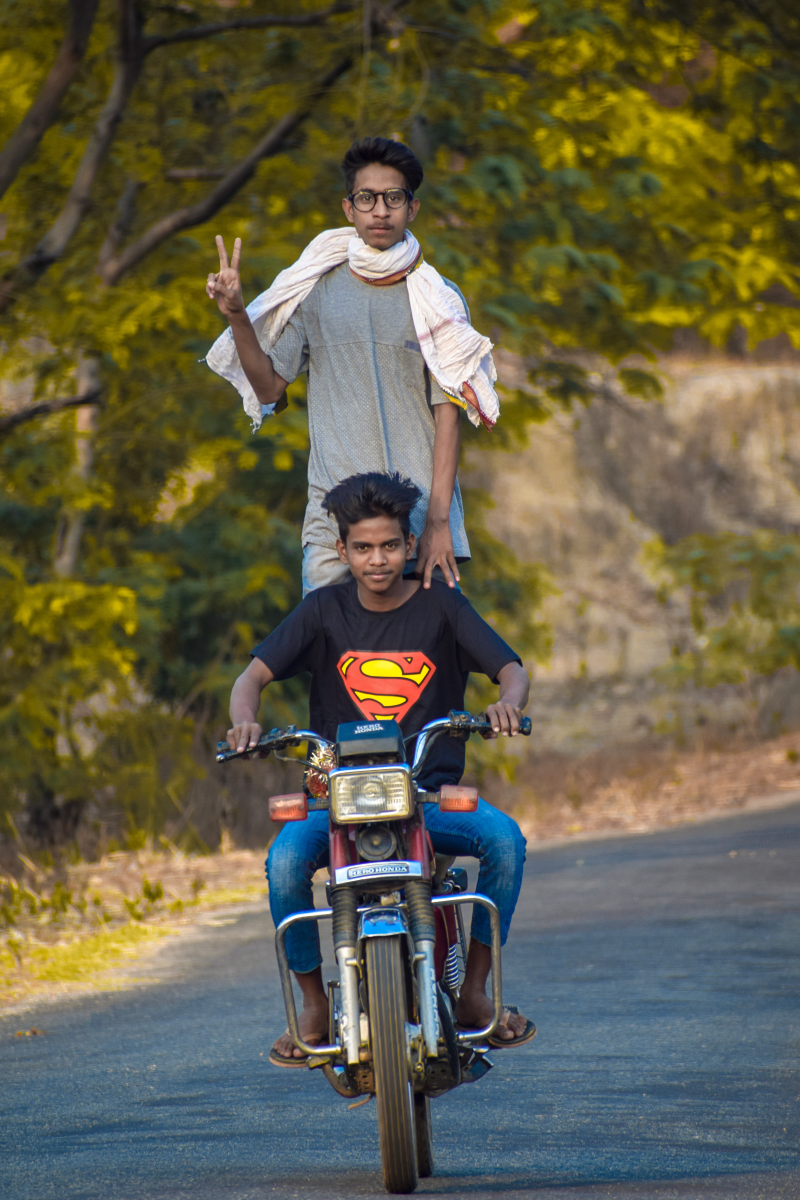
#> input picture OpenCv/Images/b1.jpg, 4000 x 6000 px, found by its file name (shown at 1/5 size); its folder holds only this picture in this run
$ python facedetection.py
#> lines starting #> are read from the running program, lines starting #| are printed output that depends on the picture
### OpenCv/project_face_recognition/image_resized.py
import cv2 as cv
from matplotlib import image
import numpy as np
import os


# resizing images but also saving it ratio
def resizeimg(img, size, interpolation = cv.INTER_CUBIC):
  h, w = img.shape[:2]
  c = None if len(img.shape) < 3 else img.shape[2]
  if h == w: return cv.resize(img, (size, size), interpolation)
  if h > w: dif = h
  else:     dif = w
  x_pos = int((dif - w)/2.)
  y_pos = int((dif - h)/2.)
  if c is None:
    mask = np.zeros((dif, dif), dtype=img.dtype)
    mask[y_pos:y_pos+h, x_pos:x_pos+w] = img[:h, :w]
  else:
    mask = np.zeros((dif, dif, c), dtype=img.dtype)
    mask[y_pos:y_pos+h, x_pos:x_pos+w, :] = img[:h, :w, :]
  return cv.resize(mask, (size, size), interpolation)


#open all the images in a folder
def allimg(folder):
    image =load_images_from_folder(folder)
#> in load_images_from_folder, img is the input picture: shape (6000, 4000, 3); mean B, G, R 72.4, 94.5, 98.4
#> image = 1 item
    imlist=[]
    i = 0
    for img in image:
        name = "img" + str(i)
        imlist.append(resizeimg(img, 500))
#> this loop made 1 pass
#> (name, h in resizeimg, w in resizeimg, c in resizeimg, dif in resizeimg, x_pos in resizeimg, y_pos in resizeimg) on pass 1: ('img0', 6000, 4000, 3, 6000, 1000, 0)
#> after the loop, imlist = 1 item

    return imlist


# load_images_from_folder
def load_images_from_folder(folder):
    images = []
    for filename in os.listdir(folder):
        img = cv.imread(os.path.join(folder,filename))
        if img is not None:
            images.append(img)
    return images

### OpenCv/project_face_recognition/facedetection.py
import cv2 as cv
import image_resized as ir


img_list =ir.allimg(r"C:\Users\mridu\Desktop\agnext\Agnext\OpenCv\Images")
#> img_list = 1 item


for img in img_list:
    gray = cv.cvtColor(img, cv.COLOR_BGR2GRAY)
    # cv.imshow('gray',gray)

    haar_cascade = cv.CascadeClassifier('project_face_recognition\haar_face.xml')

    face_rect = haar_cascade.detectMultiScale(gray, scaleFactor=1.1, minNeighbors=3)

    print(f"Number of faces detected: {len(face_rect)}")

    for (x,y,w,h) in face_rect:
        cv.rectangle(img, (x,y), (x+w, y+h), (0,255,0), 2)

    cv.imshow("dected faces", img)
    cv.waitKey(2200)
#> this loop made 1 pass
#> face_rect on pass 1: [[225, 216, 31, 31], [226, 70, 33, 33]]
#| Number of faces detected: 2
#> pass 1, `gray = cv.cvtColor(img, cv.COLOR_BGR2GRAY)`:
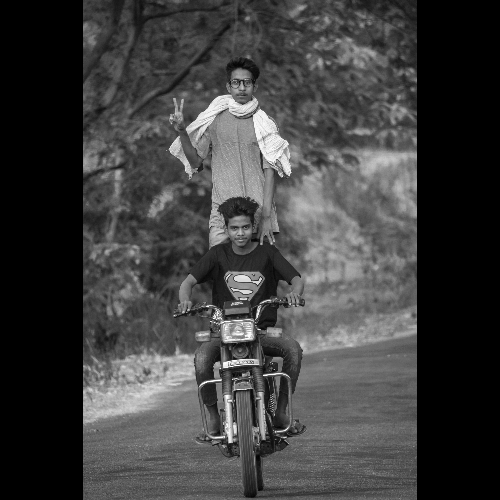
#> gray: shape (500, 500); min 0, max 255, mean 62.3
#> pass 1, `cv.imshow("dected faces", img)`:
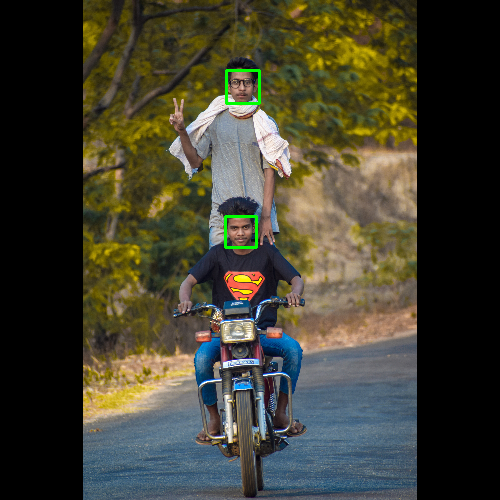
#> window 'dected faces': shape (500, 500, 3); mean B, G, R 48.2, 63.8, 65.6

$ run again, on OpenCv/Images/deer.jpg
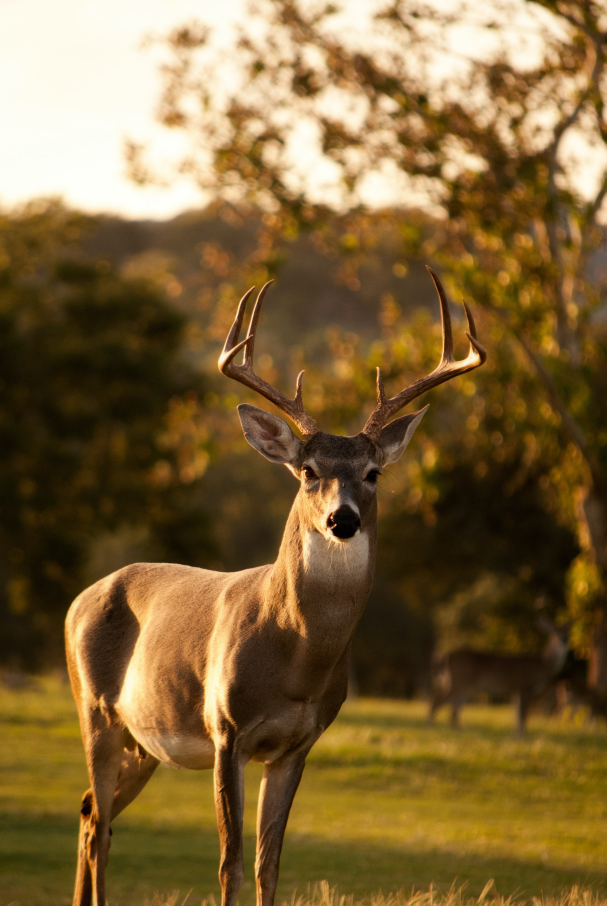
#> input picture OpenCv/Images/deer.jpg, 2425 x 3622 px, found by its file name (shown at 1/4 size)
#> in load_images_from_folder, img is the input picture: shape (3622, 2425, 3); mean B, G, R 57.6, 100.4, 126.1
#> image = 1 item
#> the loop in allimg, `for img in image:` made 1 pass
#> (name, h in resizeimg, w in resizeimg, c in resizeimg, dif in resizeimg, x_pos in resizeimg, y_pos in resizeimg) on pass 1: ('img0', 3622, 2425, 3, 3622, 598, 0)
#> the loop `for img in img_list:` made 1 pass
#> face_rect on pass 1: [[360, 7, 26, 26]]
#> (printed output is left out)
#> pass 1, `gray = cv.cvtColor(img, cv.COLOR_BGR2GRAY)`:
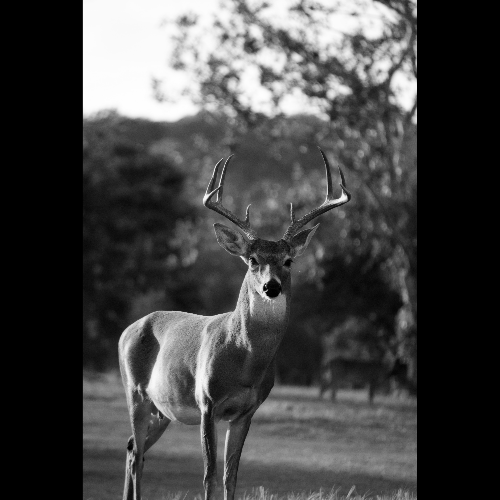
#> gray: shape (500, 500); min 0, max 254, mean 68.9
#> pass 1, `cv.imshow("dected faces", img)`:
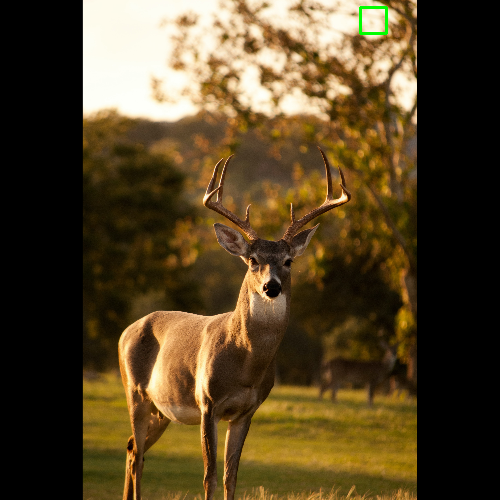
#> window 'dected faces': shape (500, 500, 3); mean B, G, R 38.2, 67.1, 83.9

$ run again, on OpenCv/Images/fox.jpg
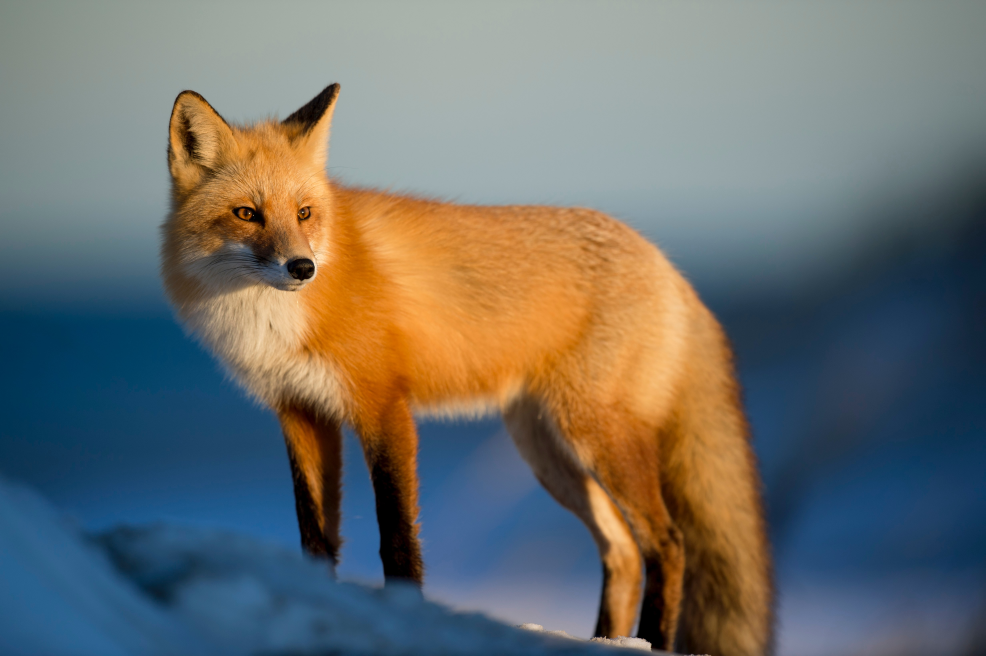
#> input picture OpenCv/Images/fox.jpg, 4928 x 3280 px, found by its file name (shown at 1/5 size)
#> in load_images_from_folder, img is the input picture: shape (3280, 4928, 3); mean B, G, R 107, 110.9, 109.3
#> image = 1 item
#> the loop in allimg, `for img in image:` made 1 pass
#> (name, h in resizeimg, w in resizeimg, c in resizeimg, dif in resizeimg, x_pos in resizeimg, y_pos in resizeimg) on pass 1: ('img0', 3280, 4928, 3, 4928, 0, 824)
#> the loop `for img in img_list:` made 1 pass
#| Number of faces detected: 0
#> pass 1, `gray = cv.cvtColor(img, cv.COLOR_BGR2GRAY)`:
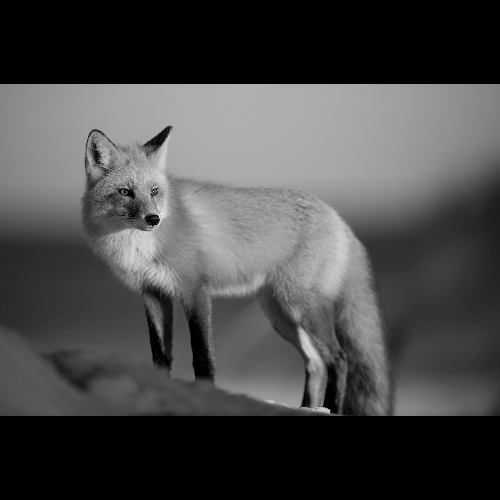
#> gray: shape (500, 500); min 0, max 242, mean 73
#> pass 1, `cv.imshow("dected faces", img)`:
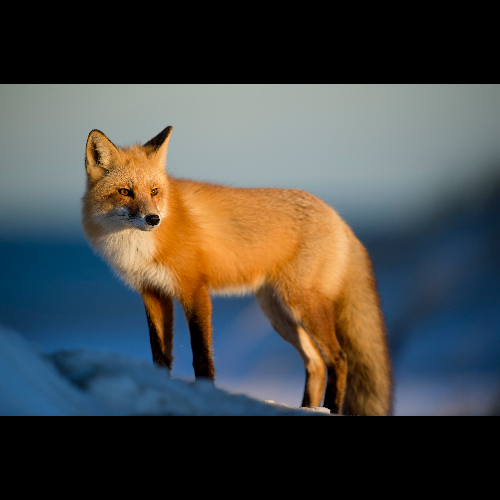
#> window 'dected faces': shape (500, 500, 3); mean B, G, R 71, 73.6, 72.5

$ run again, on OpenCv/Images/g2.jpg
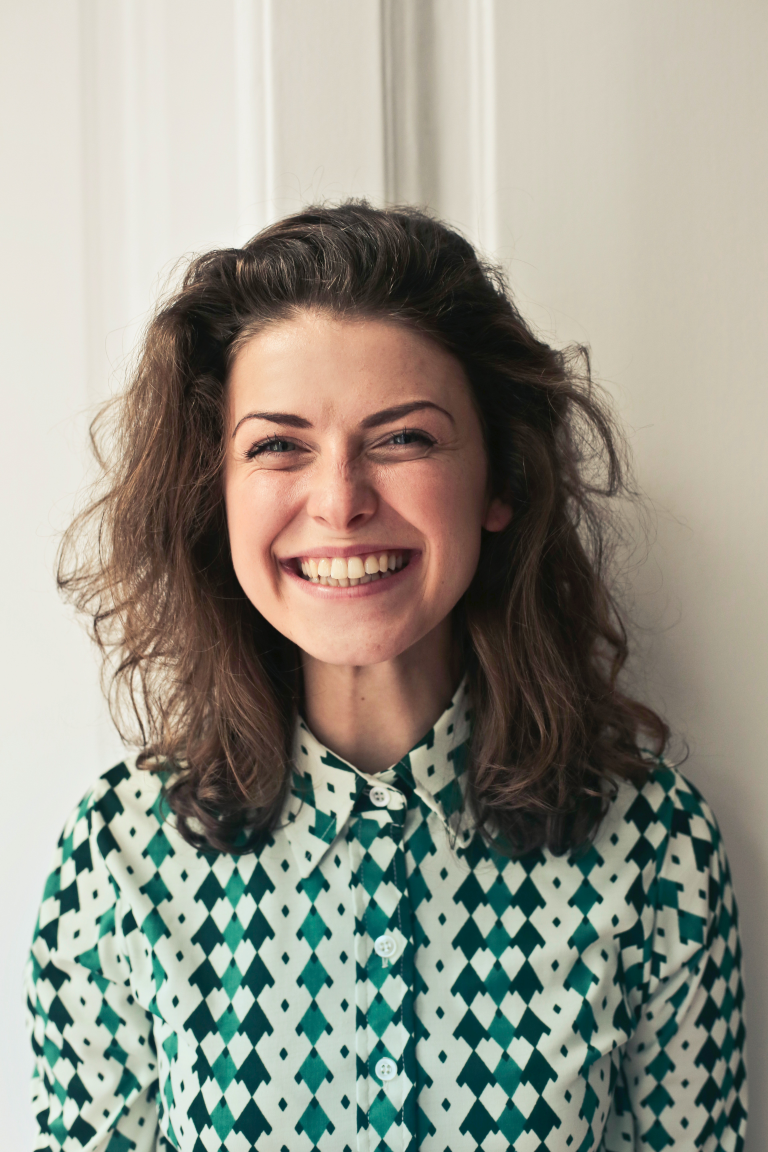
#> input picture OpenCv/Images/g2.jpg, 3840 x 5760 px, found by its file name (shown at 1/5 size)
#> in load_images_from_folder, img is the input picture: shape (5760, 3840, 3); mean B, G, R 137.4, 149, 150.3
#> image = 1 item
#> the loop in allimg, `for img in image:` made 1 pass
#> (name, h in resizeimg, w in resizeimg, c in resizeimg, dif in resizeimg, x_pos in resizeimg, y_pos in resizeimg) on pass 1: ('img0', 5760, 3840, 3, 5760, 960, 0)
#> the loop `for img in img_list:` made 1 pass
#> face_rect on pass 1: [[161, 138, 140, 140]]
#> (printed output is left out)
#> pass 1, `gray = cv.cvtColor(img, cv.COLOR_BGR2GRAY)`:
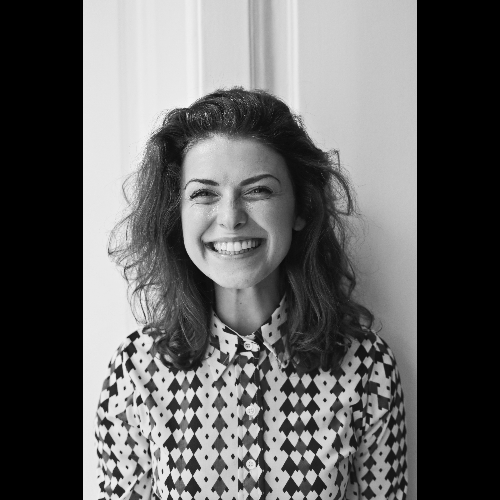
#> gray: shape (500, 500); min 0, max 248, mean 98.9
#> pass 1, `cv.imshow("dected faces", img)`:
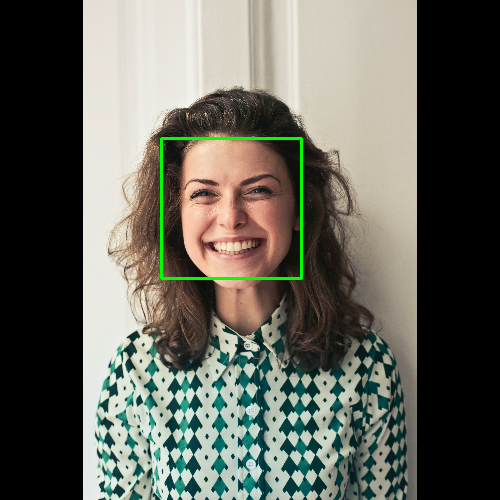
#> window 'dected faces': shape (500, 500, 3); mean B, G, R 91.5, 100.9, 99.9

$ run again, on OpenCv/Images/c1.jpg
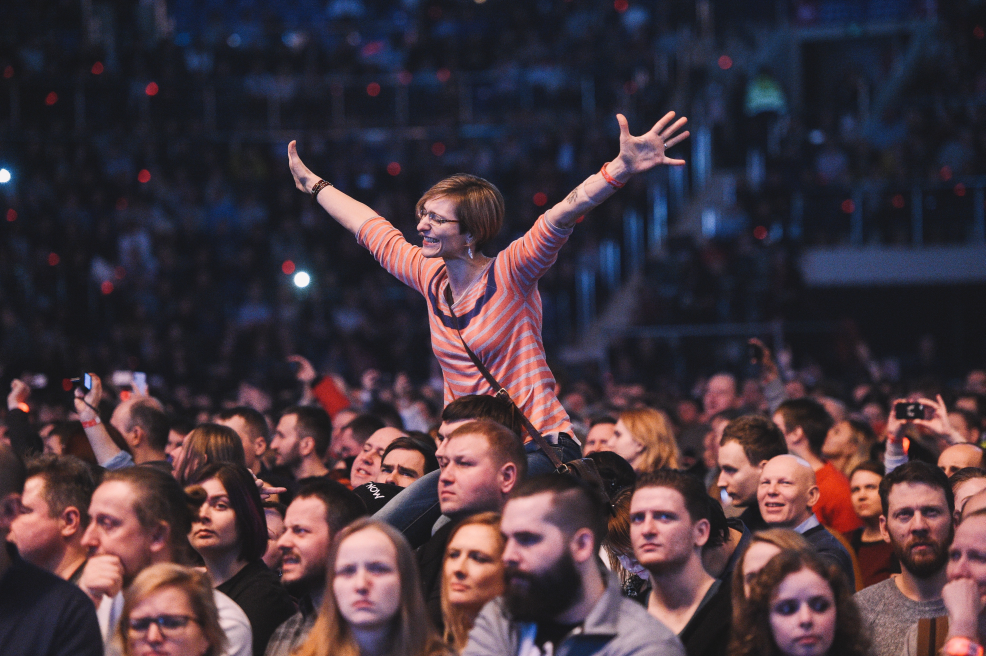
#> input picture OpenCv/Images/c1.jpg, 4928 x 3280 px, found by its file name (shown at 1/5 size)
#> in load_images_from_folder, img is the input picture: shape (3280, 4928, 3); mean B, G, R 62.7, 54.7, 70.2
#> image = 1 item
#> the loop in allimg, `for img in image:` made 1 pass
#> (name, h in resizeimg, w in resizeimg, c in resizeimg, dif in resizeimg, x_pos in resizeimg, y_pos in resizeimg) on pass 1: ('img0', 3280, 4928, 3, 4928, 0, 824)
#> the loop `for img in img_list:` made 1 pass
#| Number of faces detected: 11
#> pass 1, `gray = cv.cvtColor(img, cv.COLOR_BGR2GRAY)`:
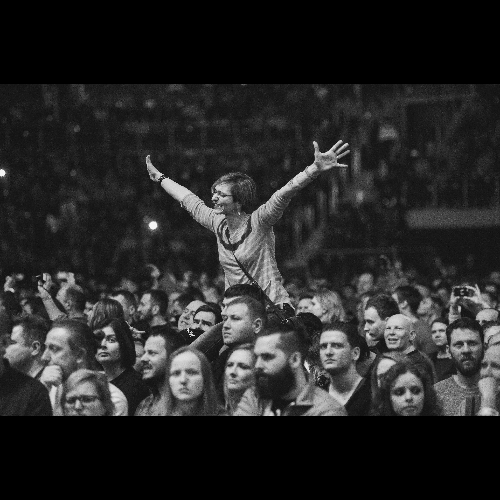
#> gray: shape (500, 500); min 0, max 246, mean 39.9
#> pass 1, `cv.imshow("dected faces", img)`:
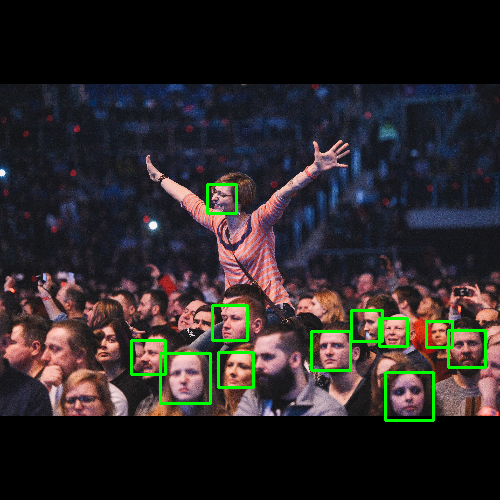
#> window 'dected faces': shape (500, 500, 3); mean B, G, R 40.3, 39.6, 44.6
